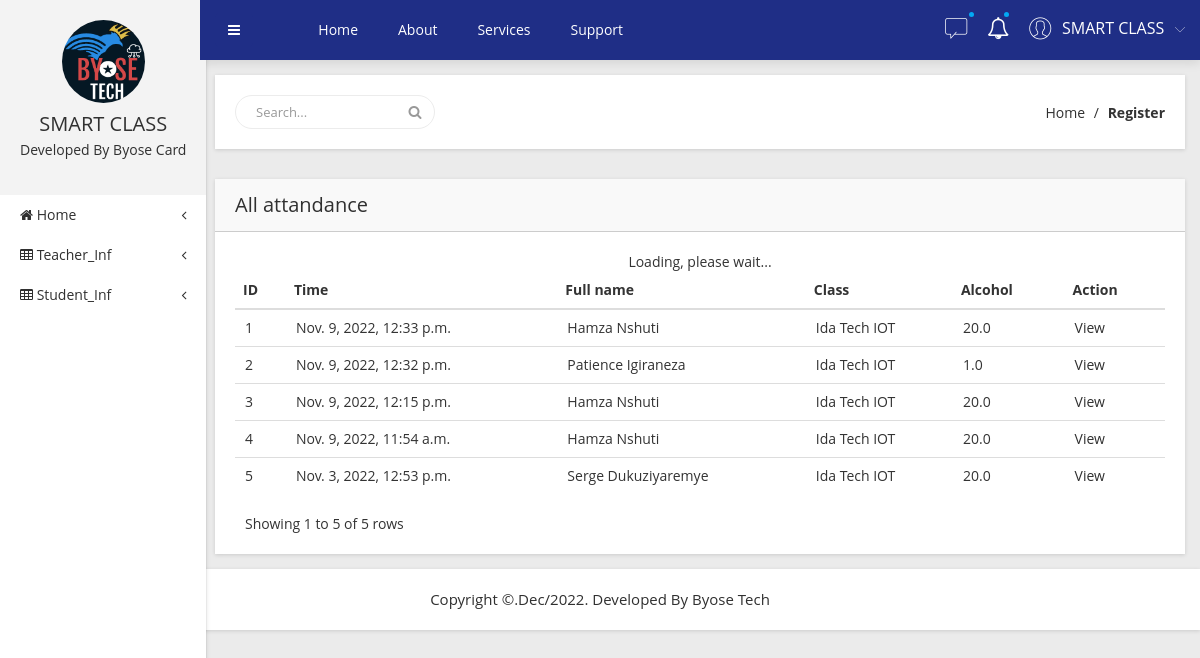
The page /attendance/ on the database its author committed.
### indexapp/models.py (models this page shows, shortened)
class Attendance(models.Model):
    student = models.ForeignKey(Student, null=False, on_delete=models.CASCADE)
    class_attend = models.ForeignKey(OurClass, null=False, on_delete=models.CASCADE)
    arrive_time = models.DateTimeField(auto_now=True)
    alcohol_level = models.FloatField(default=0)

class Student(models.Model):
    class_name = models.ForeignKey(OurClass, null=False, on_delete=models.CASCADE, default=1)
    user_type = models.CharField(default='user', max_length=24, choices=user_types)
    card_id = models.CharField(max_length=100, null=True, unique=True)
    fullname = models.CharField(null=False, max_length=40)
    address = models.CharField(null=False, max_length=40)
    telephone = models.CharField(null=False, max_length=20)
    balance = models.FloatField(default=0)
    def __str__(self):
        return self.fullname

class OurClass(models.Model):
    class_id = models.OneToOneField(User, null=False, on_delete=models.CASCADE)
    school = models.ForeignKey(School, null=False, on_delete=models.CASCADE)
    identifier = models.CharField(null=False, unique=True, max_length=40)
    name = models.CharField(null=False, max_length=40)
    class_tel = models.CharField(null=False, max_length=20)
    def __str__(self):
        return self.name

### indexapp/views.py (the view)
# urls.py: path('attendance/', views.student_attendance),
def student_attendance(request):
    data = Attendance.objects.all().order_by('-id')
    context = {'datas': data, 'name':'All attandance'}
    return render(request, 'attendance.html', context)

### indexapp/templates/attendance.html (shortened to what this page needs)
{% load static %}
<!DOCTYPE html>
<html lang="en">
    <head>
        <link rel="stylesheet" href="{% static 'css/bootstrap.min.css' %}" />
        <link rel="stylesheet" href="{% static 'css/font-awesome.min.css' %}" />
        <link rel="stylesheet" href="{% static 'css/adminpro-custon-icon.css' %}" />
        <link rel="stylesheet" href="{% static 'css/meanmenu.min.css' %}" />
        <link rel="stylesheet" href="{% static 'css/jquery.mCustomScrollbar.min.css' %}" />
        <link rel="stylesheet" href="{% static 'css/animate.css' %}" />
        <link rel="stylesheet" href="{% static 'css/normalize.css' %}" />
        <link rel="stylesheet" href="{% static 'css/form.css' %}" />
        <link rel="stylesheet" href="{% static 'style.css' %}" />
        <link rel="stylesheet" href="{% static 'css/responsive.css' %}" />
    </head>
<body class="materialdesign">
    <div class="wrapper-pro">
        <div class="left-sidebar-pro">
            <nav id="sidebar">
                <div class="sidebar-header">
                    <a href="#"><img src="img/message/logo.png" alt="" />
                    </a>
                    <h3>SMART CLASS</h3>
                    <p>Developed By Byose Card </p>
                </div>
                <div class="left-custom-menu-adp-wrap">
                    <ul class="nav navbar-nav left-sidebar-menu-pro">
                        <li class="nav-item">
                            <a href="#" data-toggle="dropdown" role="button" aria-expanded="false"
                                class="nav-link dropdown-toggle"><i class="fa big-icon fa-home"></i> <span
                                    class="mini-dn">Home</span> <span class="indicator-right-menu mini-dn"><i
                                        class="fa indicator-mn fa-angle-left"></i></span></a>
                        </li>
                        <li class="nav-item"><a href="#" data-toggle="dropdown" role="button" aria-expanded="false"
                                class="nav-link dropdown-toggle"><i class="fa big-icon fa-table"></i> <span
                                    class="mini-dn">Teacher_Inf</span> <span class="indicator-right-menu mini-dn"><i
                                        class="fa indicator-mn fa-angle-left"></i></span></a>
                        </li>
                        <li class="nav-item"><a href="#" data-toggle="dropdown" role="button" aria-expanded="false"
                                class="nav-link dropdown-toggle"><i class="fa big-icon fa-table"></i> <span
                                    class="mini-dn">Student_Inf</span> <span class="indicator-right-menu mini-dn"><i
                                        class="fa indicator-mn fa-angle-left"></i></span></a>
                        </li>
                    </ul>
                </div>
            </nav>
        </div>
        <div class="content-inner-all">
            <div class="header-top-area">
                <div class="fixed-header-top">
                    <div class="container-fluid">
                        <div class="row">
                            <div class="col-lg-1 col-md-6 col-sm-6 col-xs-12">
                                <button type="button" id="sidebarCollapse"
                                    class="btn bar-button-pro header-drl-controller-btn btn-info navbar-btn">
                                    <i class="fa fa-bars"></i>
                                </button>
                            </div>
                            <div class="col-lg-6 col-md-1 col-sm-1 col-xs-12">
                                <div class="header-top-menu tabl-d-n">
                                    <ul class="nav navbar-nav mai-top-nav">
                                        <li class="nav-item"><a href="index.html" class="nav-link">Home</a>
                                        </li>
                                        <li class="nav-item"><a href="#" class="nav-link">About</a>
                                        </li>
                                        <li class="nav-item"><a href="#" class="nav-link">Services</a>
                                        </li>
                                        <li class="nav-item"><a href="#" class="nav-link">Support</a>
                                        </li>
                                    </ul>
                                </div>
                            </div>
                            <div class="col-lg-5 col-md-5 col-sm-6 col-xs-12">
                                <div class="header-right-info">
                                    <ul class="nav navbar-nav mai-top-nav header-right-menu">
                                        <li class="nav-item dropdown">
                                            <a href="#" data-toggle="dropdown" role="button" aria-expanded="false"
                                                class="nav-link dropdown-toggle"><span
                                                    class="adminpro-icon adminpro-chat-pro"></span><span
                                                    class="indicator-ms"></span></a>
                                        </li>
                                        <li class="nav-item"><a href="#" data-toggle="dropdown" role="button"
                                                aria-expanded="false" class="nav-link dropdown-toggle"><i
                                                    class="fa fa-bell-o" aria-hidden="true"></i><span
                                                    class="indicator-nt"></span></a>
                                        </li>
                                        <li class="nav-item">
                                            <a href="#" data-toggle="dropdown" role="button" aria-expanded="false"
                                                class="nav-link dropdown-toggle">
                                                <span
                                                    class="adminpro-icon adminpro-user-rounded header-riht-inf"></span>
                                                <span class="admin-name">SMART CLASS</span>
                                                <span
                                                    class="author-project-icon adminpro-icon adminpro-down-arrow"></span>
                                            </a>
                                    </ul>
                                </div>
                            </div>
                        </div>
                    </div>
                </div>
            </div>
            <div class="breadcome-area mg-b-30 small-dn">
                <div class="container-fluid">
                    <div class="row">
                        <div class="col-lg-12">
                            <div class="breadcome-list shadow-reset">
                                <div class="row">
                                    <div class="col-lg-6">
                                        <div class="breadcome-heading">
                                            <form role="search" class="">
                                                <input type="text" placeholder="Search..." class="form-control">
                                                <a href=""><i class="fa fa-search"></i></a>
                                            </form>
                                        </div>
                                    </div>
                                    <div class="col-lg-6">
                                        <ul class="breadcome-menu">
                                            <li><a href="#">Home</a> <span class="bread-slash">/</span>
                                            </li>
                                            <li><span class="bread-blod">Register</span>
                                            </li>
                                        </ul>
                                    </div>
                                </div>
                            </div>
                        </div>
                    </div>
                </div>
            </div>
            <div class="admin-dashone-data-table-area">
                <div class="container-fluid">
                    <div class="row">
                        <div class="col-lg-12">
                            <div class="sparkline8-list shadow-reset">
                                <div class="sparkline8-hd">
                                    <div class="main-sparkline8-hd">
                                        <h1>{{ name }}</h1>
                                    </div>
                                </div>
                                <div class="sparkline8-graph">
                                    <div class="datatable-dashv1-list custom-datatable-overright">
                                        <table id="table" data-toggle="table" data-pagination="true">
                                            <thead>
                                                <tr>
                                                    <th data-field="id">ID</th>
                                                    <th data-field="name">Time</th>
                                                    <th data-field="email">Full name</th>
                                                    <th data-field="phone">Class</th>
                                                    <th data-field="company">Alcohol</th>
                                                    <th data-field="price">Action</th>
                                                </tr>
                                            </thead>
                                            <tbody>
                                                {% for data in datas %}
                                                <tr>
                                                    <td> {{ forloop.counter }} </td>
                                                    <td> {{ data.arrive_time }} </td>
                                                    <td> {{ data.student }} </td>
                                                    <td> {{ data.class_attend }} </td>
                                                    <td> {{ data.alcohol_level }} </td>
                                                        <td> <a href="/view/{{ data.id }}"> View </a></td>
                                                </tr>
                                                {% endfor %}
                                            </tbody>
                                        </table>
                                    </div>
                                </div>
                            </div>
                        </div>
                    </div>
                </div>
            </div>
        </div>
    </div>
    <div class="footer-copyright-area">
        <div class="container-fluid">
            <div class="row">
                <div class="col-lg-12">
                    <div class="footer-copy-right">
                        <p>Copyright &#169;.Dec/2022. Developed By Byose Tech</p>
                    </div>
                </div>
            </div>
        </div>
    </div>
</body>
</html>

### rows shown on the page
Attendance: arrive_time "Nov. 9, 2022, 12:33 p.m.", student "Hamza Nshuti", class_attend "Ida Tech IOT", alcohol_level "20.0"
Attendance: arrive_time "Nov. 9, 2022, 12:32 p.m.", student "Patience Igiraneza", class_attend "Ida Tech IOT", alcohol_level "1.0"
Attendance: arrive_time "Nov. 9, 2022, 12:15 p.m.", student "Hamza Nshuti", class_attend "Ida Tech IOT", alcohol_level "20.0"
Attendance: arrive_time "Nov. 9, 2022, 11:54 a.m.", student "Hamza Nshuti", class_attend "Ida Tech IOT", alcohol_level "20.0"
Attendance: arrive_time "Nov. 3, 2022, 12:53 p.m.", student "Serge Dukuziyaremye", class_attend "Ida Tech IOT", alcohol_level "20.0"

### other values the page prints
{{ name }} "All attandance"
